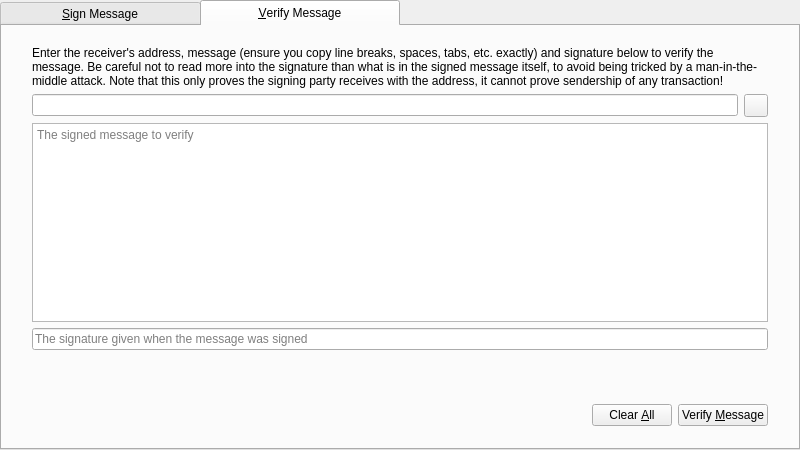
<?xml version="1.0" encoding="UTF-8"?>
<ui version="4.0">
 <class>SignVerifyMessageDialog</class>
 <widget class="QDialog" name="SignVerifyMessageDialog">
  <property name="geometry">
   <rect>
    <x>0</x>
    <y>0</y>
    <width>800</width>
    <height>450</height>
   </rect>
  </property>
  <property name="windowTitle">
   <string>Signatures - Sign / Verify a Message</string>
  </property>
  <property name="styleSheet">
   <string notr="true">QTabBar::tab {
width: 200px;

}

</string>
  </property>
  <property name="modal">
   <bool>true</bool>
  </property>
  <layout class="QVBoxLayout" name="verticalLayout">
   <property name="leftMargin">
    <number>0</number>
   </property>
   <property name="topMargin">
    <number>0</number>
   </property>
   <property name="rightMargin">
    <number>0</number>
   </property>
   <property name="bottomMargin">
    <number>0</number>
   </property>
   <item>
    <widget class="QTabWidget" name="tabWidget">
     <property name="currentIndex">
      <number>1</number>
     </property>
     <widget class="QWidget" name="tabSignMessage">
      <attribute name="title">
       <string>&amp;Sign Message</string>
      </attribute>
      <layout class="QVBoxLayout" name="verticalLayout_SM">
       <property name="leftMargin">
        <number>0</number>
       </property>
       <property name="topMargin">
        <number>0</number>
       </property>
       <property name="rightMargin">
        <number>0</number>
       </property>
       <property name="bottomMargin">
        <number>0</number>
       </property>
       <item>
        <layout class="QVBoxLayout" name="verticalLayout_3">
         <property name="leftMargin">
          <number>30</number>
         </property>
         <property name="topMargin">
          <number>20</number>
         </property>
         <property name="rightMargin">
          <number>30</number>
         </property>
         <property name="bottomMargin">
          <number>20</number>
         </property>
         <item>
          <layout class="QGridLayout" name="gridLayout">
           <item row="1" column="1">
            <layout class="QHBoxLayout" name="horizontalLayout_1_SM">
             <property name="spacing">
              <number>6</number>
             </property>
             <item>
              <widget class="QValidatedLineEdit" name="addressIn_SM">
               <property name="toolTip">
                <string>The SIN address to sign the message with</string>
               </property>
              </widget>
             </item>
             <item>
              <widget class="QToolButton" name="addressBookButton_SM">
               <property name="toolTip">
                <string>Choose previously used address</string>
               </property>
               <property name="text">
                <string/>
               </property>
               <property name="icon">
                <iconset resource="../bitcoin.qrc">
                 <normaloff>:/icons/address-book</normaloff>:/icons/address-book</iconset>
               </property>
               <property name="shortcut">
                <string>Alt+A</string>
               </property>
              </widget>
             </item>
             <item>
              <widget class="Line" name="vLine">
               <property name="maximumSize">
                <size>
                 <width>1</width>
                 <height>22</height>
                </size>
               </property>
               <property name="orientation">
                <enum>Qt::Vertical</enum>
               </property>
              </widget>
             </item>
             <item>
              <widget class="QToolButton" name="pasteButton_SM">
               <property name="toolTip">
                <string>Paste address from clipboard</string>
               </property>
               <property name="text">
                <string/>
               </property>
               <property name="icon">
                <iconset resource="../bitcoin.qrc">
                 <normaloff>:/icons/editpaste</normaloff>:/icons/editpaste</iconset>
               </property>
               <property name="shortcut">
                <string>Alt+P</string>
               </property>
              </widget>
             </item>
            </layout>
           </item>
           <item row="2" column="1">
            <widget class="QPlainTextEdit" name="messageIn_SM">
             <property name="toolTip">
              <string>Enter the message you want to sign here</string>
             </property>
             <property name="placeholderText">
              <string>Enter the message you want to sign here</string>
             </property>
            </widget>
           </item>
           <item row="3" column="1">
            <layout class="QHBoxLayout" name="horizontalLayout_2_SM">
             <property name="spacing">
              <number>6</number>
             </property>
             <item>
              <widget class="QLineEdit" name="signatureOut_SM">
               <property name="font">
                <font>
                 <italic>true</italic>
                </font>
               </property>
               <property name="readOnly">
                <bool>true</bool>
               </property>
               <property name="placeholderText">
                <string>Click &quot;Sign Message&quot; to generate signature</string>
               </property>
              </widget>
             </item>
             <item>
              <widget class="QToolButton" name="copySignatureButton_SM">
               <property name="toolTip">
                <string>Copy the current signature to the system clipboard</string>
               </property>
               <property name="text">
                <string/>
               </property>
               <property name="icon">
                <iconset resource="../bitcoin.qrc">
                 <normaloff>:/icons/editcopy</normaloff>:/icons/editcopy</iconset>
               </property>
              </widget>
             </item>
            </layout>
           </item>
           <item row="3" column="0">
            <widget class="QLabel" name="signatureLabel_SM">
             <property name="text">
              <string>Signature</string>
             </property>
             <property name="textFormat">
              <enum>Qt::PlainText</enum>
             </property>
            </widget>
           </item>
           <item row="0" column="0" colspan="2">
            <widget class="QLabel" name="infoLabel_SM">
             <property name="text">
              <string>You can sign messages/agreements with your addresses to prove you can receive sins sent to them. Be careful not to sign anything vague or random, as phishing attacks may try to trick you into signing your identity over to them. Only sign fully-detailed statements you agree to.</string>
             </property>
             <property name="textFormat">
              <enum>Qt::PlainText</enum>
             </property>
             <property name="wordWrap">
              <bool>true</bool>
             </property>
            </widget>
           </item>
          </layout>
         </item>
        </layout>
       </item>
       <item>
        <widget class="QWidget" name="buttonsContainerWhite" native="true">
         <layout class="QHBoxLayout" name="horizontalLayout">
          <property name="leftMargin">
           <number>30</number>
          </property>
          <property name="topMargin">
           <number>15</number>
          </property>
          <property name="rightMargin">
           <number>30</number>
          </property>
          <item>
           <spacer name="horizontalSpacer_1_SM">
            <property name="orientation">
             <enum>Qt::Horizontal</enum>
            </property>
            <property name="sizeHint" stdset="0">
             <size>
              <width>40</width>
              <height>48</height>
             </size>
            </property>
           </spacer>
          </item>
          <item>
           <widget class="QLabel" name="statusLabel_SM">
            <property name="font">
             <font>
              <weight>75</weight>
              <bold>true</bold>
             </font>
            </property>
            <property name="text">
             <string/>
            </property>
            <property name="wordWrap">
             <bool>true</bool>
            </property>
           </widget>
          </item>
          <item>
           <spacer name="horizontalSpacer_2_SM">
            <property name="orientation">
             <enum>Qt::Horizontal</enum>
            </property>
            <property name="sizeHint" stdset="0">
             <size>
              <width>40</width>
              <height>48</height>
             </size>
            </property>
           </spacer>
          </item>
          <item>
           <widget class="SinPushButton" name="clearButton_SM">
            <property name="toolTip">
             <string>Reset all sign message fields</string>
            </property>
            <property name="text">
             <string>Clear &amp;All</string>
            </property>
            <property name="icon">
             <iconset resource="../bitcoin.qrc">
              <normaloff>:/icons/remove</normaloff>:/icons/remove</iconset>
            </property>
            <property name="autoDefault">
             <bool>false</bool>
            </property>
           </widget>
          </item>
          <item>
           <widget class="SinPushButton" name="signMessageButton_SM">
            <property name="toolTip">
             <string>Sign the message to prove you own this SIN address</string>
            </property>
            <property name="text">
             <string>Sign &amp;Message</string>
            </property>
            <property name="icon">
             <iconset resource="../bitcoin.qrc">
              <normaloff>:/icons/edit</normaloff>:/icons/edit</iconset>
            </property>
            <property name="autoDefault">
             <bool>false</bool>
            </property>
           </widget>
          </item>
         </layout>
        </widget>
       </item>
      </layout>
     </widget>
     <widget class="QWidget" name="tabVerifyMessage">
      <attribute name="title">
       <string>&amp;Verify Message</string>
      </attribute>
      <layout class="QVBoxLayout" name="verticalLayout_VM">
       <property name="leftMargin">
        <number>0</number>
       </property>
       <property name="topMargin">
        <number>0</number>
       </property>
       <property name="rightMargin">
        <number>0</number>
       </property>
       <property name="bottomMargin">
        <number>0</number>
       </property>
       <item>
        <layout class="QVBoxLayout" name="verticalLayout_2">
         <property name="leftMargin">
          <number>30</number>
         </property>
         <property name="topMargin">
          <number>20</number>
         </property>
         <property name="rightMargin">
          <number>30</number>
         </property>
         <property name="bottomMargin">
          <number>20</number>
         </property>
         <item>
          <widget class="QLabel" name="infoLabel_VM">
           <property name="text">
            <string>Enter the receiver's address, message (ensure you copy line breaks, spaces, tabs, etc. exactly) and signature below to verify the message. Be careful not to read more into the signature than what is in the signed message itself, to avoid being tricked by a man-in-the-middle attack. Note that this only proves the signing party receives with the address, it cannot prove sendership of any transaction!</string>
           </property>
           <property name="textFormat">
            <enum>Qt::PlainText</enum>
           </property>
           <property name="alignment">
            <set>Qt::AlignLeading|Qt::AlignLeft|Qt::AlignTop</set>
           </property>
           <property name="wordWrap">
            <bool>true</bool>
           </property>
          </widget>
         </item>
         <item>
          <layout class="QHBoxLayout" name="horizontalLayout_1_VM">
           <property name="spacing">
            <number>6</number>
           </property>
           <item>
            <widget class="QValidatedLineEdit" name="addressIn_VM">
             <property name="toolTip">
              <string>The SIN address the message was signed with</string>
             </property>
            </widget>
           </item>
           <item>
            <widget class="QToolButton" name="addressBookButton_VM">
             <property name="toolTip">
              <string>Choose previously used address</string>
             </property>
             <property name="text">
              <string/>
             </property>
             <property name="icon">
              <iconset resource="../bitcoin.qrc">
               <normaloff>:/icons/address-book</normaloff>:/icons/address-book</iconset>
             </property>
             <property name="shortcut">
              <string>Alt+A</string>
             </property>
            </widget>
           </item>
          </layout>
         </item>
         <item>
          <widget class="QPlainTextEdit" name="messageIn_VM">
           <property name="toolTip">
            <string>The signed message to verify</string>
           </property>
           <property name="placeholderText">
            <string>The signed message to verify</string>
           </property>
          </widget>
         </item>
         <item>
          <widget class="QValidatedLineEdit" name="signatureIn_VM">
           <property name="toolTip">
            <string>The signature given when the message was signed</string>
           </property>
           <property name="placeholderText">
            <string>The signature given when the message was signed</string>
           </property>
          </widget>
         </item>
        </layout>
       </item>
       <item>
        <widget class="QWidget" name="buttonsContainerWhite_" native="true">
         <layout class="QHBoxLayout" name="horizontalLayout_2">
          <property name="leftMargin">
           <number>30</number>
          </property>
          <property name="topMargin">
           <number>15</number>
          </property>
          <property name="rightMargin">
           <number>30</number>
          </property>
          <item>
           <spacer name="horizontalSpacer_1_VM">
            <property name="orientation">
             <enum>Qt::Horizontal</enum>
            </property>
            <property name="sizeHint" stdset="0">
             <size>
              <width>40</width>
              <height>48</height>
             </size>
            </property>
           </spacer>
          </item>
          <item>
           <widget class="QLabel" name="statusLabel_VM">
            <property name="font">
             <font>
              <weight>75</weight>
              <bold>true</bold>
             </font>
            </property>
            <property name="text">
             <string/>
            </property>
            <property name="wordWrap">
             <bool>true</bool>
            </property>
           </widget>
          </item>
          <item>
           <spacer name="horizontalSpacer_2_VM">
            <property name="orientation">
             <enum>Qt::Horizontal</enum>
            </property>
            <property name="sizeHint" stdset="0">
             <size>
              <width>40</width>
              <height>48</height>
             </size>
            </property>
           </spacer>
          </item>
          <item>
           <widget class="SinPushButton" name="clearButton_VM">
            <property name="toolTip">
             <string>Reset all verify message fields</string>
            </property>
            <property name="text">
             <string>Clear &amp;All</string>
            </property>
            <property name="icon">
             <iconset resource="../bitcoin.qrc">
              <normaloff>:/icons/remove</normaloff>:/icons/remove</iconset>
            </property>
            <property name="autoDefault">
             <bool>false</bool>
            </property>
           </widget>
          </item>
          <item>
           <widget class="SinPushButton" name="verifyMessageButton_VM">
            <property name="toolTip">
             <string>Verify the message to ensure it was signed with the specified SIN address</string>
            </property>
            <property name="text">
             <string>Verify &amp;Message</string>
            </property>
            <property name="icon">
             <iconset resource="../bitcoin.qrc">
              <normaloff>:/icons/transaction_0</normaloff>:/icons/transaction_0</iconset>
            </property>
            <property name="autoDefault">
             <bool>false</bool>
            </property>
           </widget>
          </item>
         </layout>
        </widget>
       </item>
      </layout>
     </widget>
    </widget>
   </item>
  </layout>
 </widget>
 <customwidgets>
  <customwidget>
   <class>QValidatedLineEdit</class>
   <extends>QLineEdit</extends>
   <header>qt/qvalidatedlineedit.h</header>
  </customwidget>
  <customwidget>
   <class>SinPushButton</class>
   <extends>QPushButton</extends>
   <header>qt/sinpushbutton.h</header>
  </customwidget>
 </customwidgets>
 <resources>
  <include location="../bitcoin.qrc"/>
 </resources>
 <connections/>
</ui>
